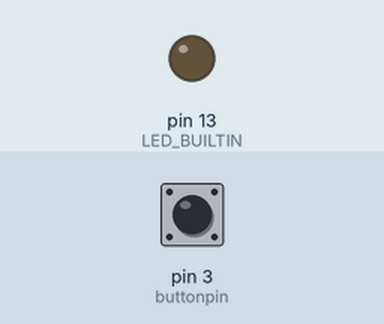
Recording of a sketch running on a simulated Arduino Uno, built with avr-gcc and run on an emulated ATmega328P. On the bench: output pins drawn as LEDs (lit = HIGH). Inputs (shaded band) come from the test bench; at power-on: pin 3 (buttonpin) HIGH.

Above: at 1.2 s.
1.3 s: pin 3 (buttonpin) pulled LOW for 0.15 s
At 2.1 s:
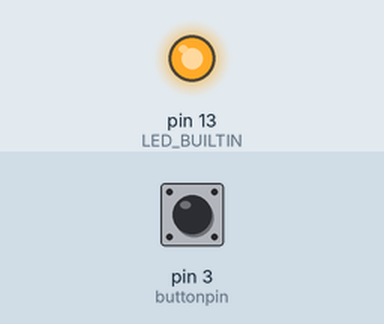
Timing chart, 0 to 12.6 s (numbered marks = the images above; inputs shaded):
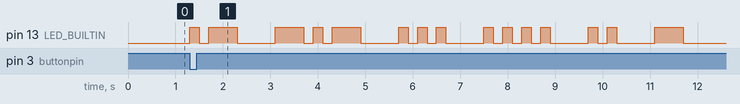

The sketch:

MorseCode.ino
```cpp
  const int buttonpin = 3;

  void setup() {
    pinMode(LED_BUILTIN,OUTPUT);
    pinMode(buttonpin,INPUT_PULLUP);
  }

  void loop() {

    if (digitalRead(buttonpin) == LOW)
    {
      MorseCode();
      delay(1000);
    }
  }

  void MorseCode() {
      //A
      Dot(); Dash();
      delay(600);

      //K
      Dash(); Dot(); Dash();
      delay(600);

      //S
      Dot(); Dot(); Dot();
      delay(600);

      //H
      Dot(); Dot(); Dot(); Dot();
      delay(600);

      //I
      Dot(); Dot();
      delay(600);

      //T
      Dash();
      delay(3000);
  }

  void Dot() {
    digitalWrite(LED_BUILTIN,HIGH);
    delay(200);
    digitalWrite(LED_BUILTIN,LOW);
    delay(200);
  }

  void Dash() {
    digitalWrite(LED_BUILTIN,HIGH);
    delay(600);
    digitalWrite(LED_BUILTIN,LOW);
    delay(200);
  }
```

Measured:
- after the input at 1.3 s, pin 13 (LED_BUILTIN): LOW → HIGH at once, → LOW 0.20 s later, → HIGH 0.20 s later, → LOW 0.60 s later, … (30 changes in this stretch)
